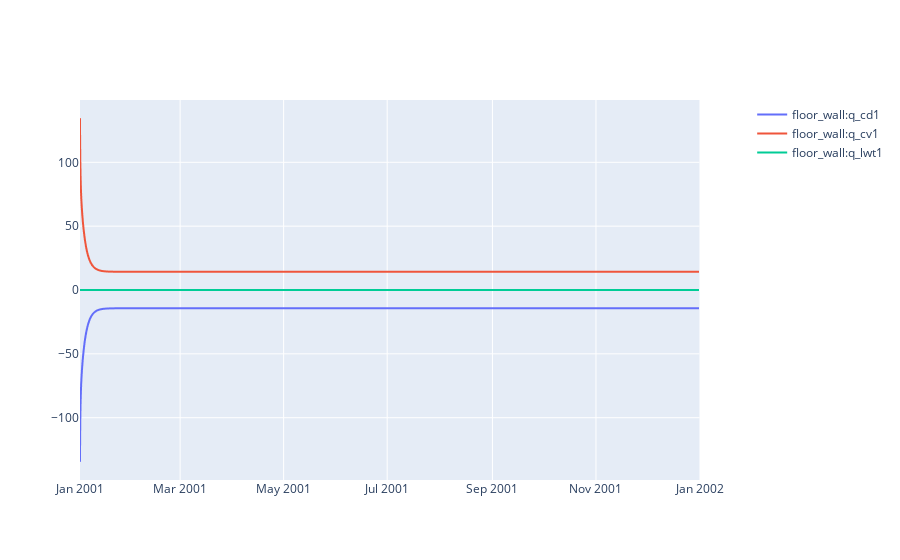

Notebook source saved alongside this figure:
### Code cell
suelo = pro.component("floor_wall")
q_cd1 = suelo.variable("q_cd1")   
q_cv1 = suelo.variable("q_cv1")   
q_lw1 = suelo.variable("q_lwt1")

sim.plot(pro.dates(),[q_cd1, q_cv1, q_lw1])

### Figure 1 — Plotly figure (JSON) as saved in the notebook; plotly's stock layout.template omitted (floating-point values rounded to 4 significant figures; data arrays with more than 128 entries replaced by an {"elided": "..."} marker saying what was removed)
{"data": [{"hovertemplate": "date=%{x}<br>floor_wall:q_cd1=%{y}<extra></extra>", "legendgroup": "", "line": {"dash": "solid"}, "marker": {"symbol": "circle"}, "mode": "lines", "name": "floor_wall:q_cd1", "showlegend": true, "type": "scattergl", "x": {"elided": "8760 str values"}, "xaxis": "x", "y": {"elided": "8760 float values"}, "yaxis": "y"}, {"hovertemplate": "date=%{x}<br>floor_wall:q_cv1=%{y}<extra></extra>", "legendgroup": "", "line": {"dash": "solid"}, "marker": {"symbol": "circle"}, "mode": "lines", "name": "floor_wall:q_cv1", "showlegend": true, "type": "scattergl", "x": {"elided": "8760 str values"}, "xaxis": "x", "y": {"elided": "8760 float values"}, "yaxis": "y"}, {"hovertemplate": "date=%{x}<br>floor_wall:q_lwt1=%{y}<extra></extra>", "legendgroup": "", "line": {"dash": "solid"}, "marker": {"symbol": "circle"}, "mode": "lines", "name": "floor_wall:q_lwt1", "showlegend": true, "type": "scattergl", "x": {"elided": "8760 str values"}, "xaxis": "x", "y": {"elided": "8760 float values"}, "yaxis": "y"}], "layout": {"xaxis": {"anchor": "y", "domain": [0, 0.94]}, "yaxis": {"anchor": "x", "domain": [0, 1]}, "yaxis2": {"anchor": "x", "overlaying": "y", "side": "right"}}}
